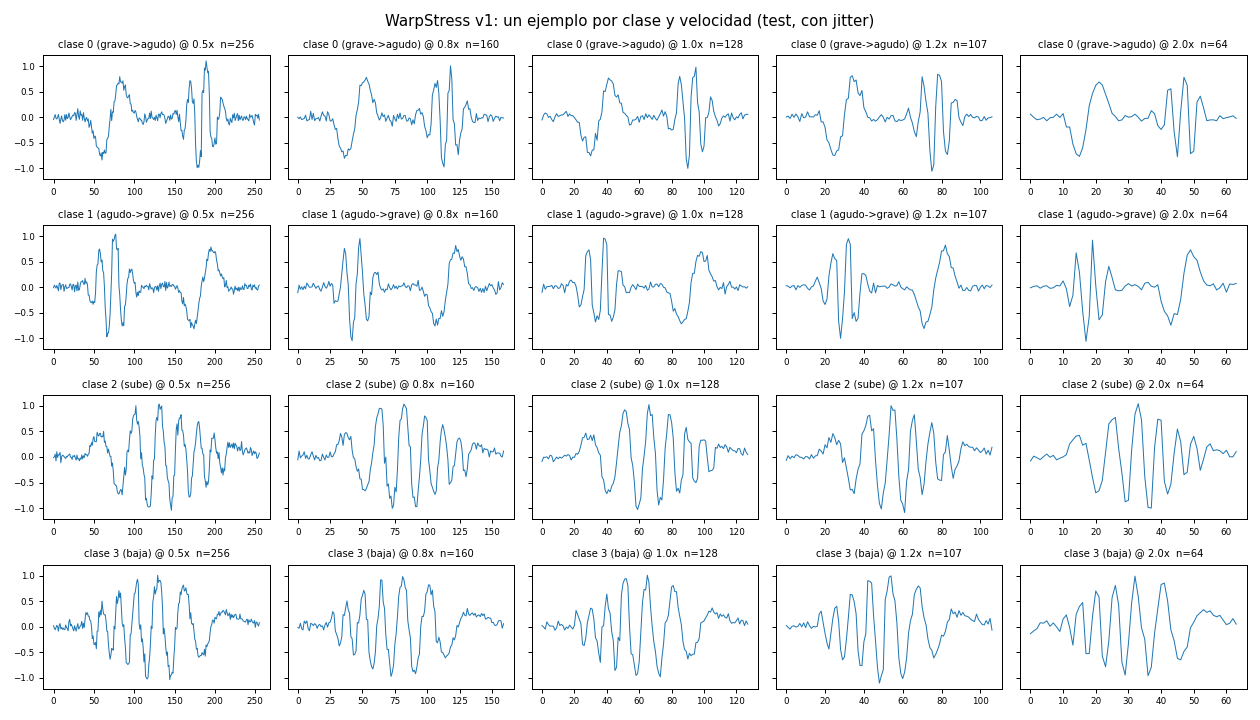

This figure's Python source:
#!/usr/bin/env python3
"""Dibuja un ejemplo de cada clase en cada factor de velocidad (del test)."""

import csv

import matplotlib

matplotlib.use("Agg")
import matplotlib.pyplot as plt
import numpy as np

FACTORES = [0.5, 0.8, 1.0, 1.2, 2.0]
NOMBRES = {
    0: "grave->agudo",
    1: "agudo->grave",
    2: "sube",
    3: "baja",
}


def primer_ejemplo(ruta, clase):
    with open(ruta) as fh:
        r = csv.reader(fh)
        next(r)  # cabecera
        for row in r:
            if int(row[0]) == clase:
                n = int(row[1])
                return np.array([float(v) for v in row[2:2 + n]])
    raise ValueError(f"no hay clase {clase} en {ruta}")


import os

script_dir = os.path.dirname(os.path.abspath(__file__))
synthetic_dir = os.path.join(script_dir, "..", "synthetic")

fig, axes = plt.subplots(4, 5, figsize=(14, 8), sharey=True)
for ci in range(4):
    for fi, f in enumerate(FACTORES):
        ax = axes[ci][fi]
        csv_path = os.path.join(synthetic_dir, f"warpstress_test_{f}x.csv")
        if not os.path.exists(csv_path):
            csv_path = f"warpstress_test_{f}x.csv"
        y = primer_ejemplo(csv_path, ci)
        ax.plot(y, linewidth=0.8)
        ax.set_title(f"clase {ci} ({NOMBRES[ci]}) @ {f}x  n={len(y)}", fontsize=8)
        ax.tick_params(labelsize=7)
fig.suptitle("WarpStress v1: un ejemplo por clase y velocidad (test, con jitter)")
fig.tight_layout()
out_png = os.path.join(script_dir, "vista_previa.png")
fig.savefig(out_png, dpi=90)
print(f"{out_png} ok")
